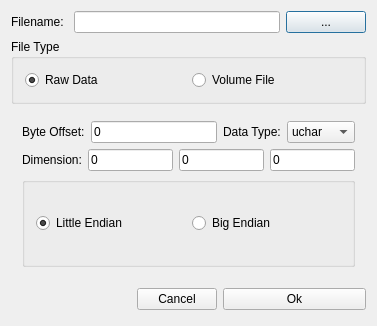
<ui version="4.0" >
 <class>ImportData</class>
 <widget class="QDialog" name="ImportData" >
  <property name="geometry" >
   <rect>
    <x>0</x>
    <y>0</y>
    <width>377</width>
    <height>326</height>
   </rect>
  </property>
  <property name="windowTitle" >
   <string>Import Data</string>
  </property>
  <layout class="QGridLayout" name="gridLayout_5" >
   <item row="0" column="0" >
    <widget class="QLabel" name="_importFileLabel" >
     <property name="text" >
      <string>Filename: </string>
     </property>
     <property name="wordWrap" >
      <bool>false</bool>
     </property>
    </widget>
   </item>
   <item row="0" column="1" colspan="3" >
    <widget class="QLineEdit" name="_importFile" />
   </item>
   <item row="0" column="4" >
    <widget class="QPushButton" name="_importFileButton" >
     <property name="text" >
      <string>...</string>
     </property>
    </widget>
   </item>
   <item row="1" column="0" colspan="5" >
    <widget class="QGroupBox" name="_fileTypeGroup" >
     <property name="title" >
      <string>File Type</string>
     </property>
     <layout class="QGridLayout" name="gridLayout_3" >
      <item row="0" column="0" >
       <widget class="QRadioButton" name="_rawDataButton" >
        <property name="text" >
         <string>Raw Data</string>
        </property>
        <property name="checked" >
         <bool>true</bool>
        </property>
       </widget>
      </item>
      <item row="0" column="1" >
       <widget class="QRadioButton" name="_volumeDataButton" >
        <property name="text" >
         <string>Volume File</string>
        </property>
        <property name="checked" >
         <bool>false</bool>
        </property>
       </widget>
      </item>
     </layout>
    </widget>
   </item>
   <item row="2" column="0" colspan="5" >
    <widget class="QStackedWidget" name="_importDataStack" >
     <property name="currentIndex" >
      <number>0</number>
     </property>
     <widget class="QWidget" name="page" >
      <layout class="QGridLayout" name="gridLayout" >
       <item row="0" column="0" >
        <widget class="QLabel" name="_offsetLabel" >
         <property name="text" >
          <string>Byte Offset:</string>
         </property>
         <property name="wordWrap" >
          <bool>false</bool>
         </property>
        </widget>
       </item>
       <item row="0" column="1" >
        <widget class="QLineEdit" name="_offset" >
         <property name="text" >
          <string>0</string>
         </property>
        </widget>
       </item>
       <item row="0" column="2" >
        <layout class="QGridLayout" >
         <item row="0" column="1" >
          <widget class="QComboBox" name="_dataType" >
           <item>
            <property name="text" >
             <string>uchar</string>
            </property>
           </item>
           <item>
            <property name="text" >
             <string>ushort</string>
            </property>
           </item>
           <item>
            <property name="text" >
             <string>uint</string>
            </property>
           </item>
           <item>
            <property name="text" >
             <string>float</string>
            </property>
           </item>
           <item>
            <property name="text" >
             <string>double</string>
            </property>
           </item>
          </widget>
         </item>
         <item row="0" column="0" >
          <widget class="QLabel" name="_dataTypeLabel" >
           <property name="text" >
            <string>Data Type:</string>
           </property>
           <property name="wordWrap" >
            <bool>false</bool>
           </property>
          </widget>
         </item>
        </layout>
       </item>
       <item row="1" column="0" colspan="3" >
        <layout class="QGridLayout" >
         <item row="0" column="3" >
          <widget class="QLineEdit" name="_dimensionY" >
           <property name="text" >
            <string>0</string>
           </property>
           <property name="readOnly" >
            <bool>false</bool>
           </property>
          </widget>
         </item>
         <item row="0" column="4" >
          <widget class="QLineEdit" name="_dimensionZ" >
           <property name="text" >
            <string>0</string>
           </property>
           <property name="readOnly" >
            <bool>false</bool>
           </property>
          </widget>
         </item>
         <item row="0" column="2" >
          <widget class="QLineEdit" name="_dimensionX" >
           <property name="text" >
            <string>0</string>
           </property>
           <property name="readOnly" >
            <bool>false</bool>
           </property>
          </widget>
         </item>
         <item row="0" column="1" >
          <widget class="QLabel" name="_dimensionLabel" >
           <property name="text" >
            <string>Dimension:</string>
           </property>
           <property name="wordWrap" >
            <bool>false</bool>
           </property>
          </widget>
         </item>
        </layout>
       </item>
       <item row="2" column="0" colspan="3" >
        <widget class="QGroupBox" name="_endianGroup" >
         <property name="title" >
          <string/>
         </property>
         <layout class="QGridLayout" name="gridLayout_4" >
          <item row="0" column="0" >
           <widget class="QRadioButton" name="_littleEndian" >
            <property name="text" >
             <string>Little Endian</string>
            </property>
            <property name="checked" >
             <bool>true</bool>
            </property>
           </widget>
          </item>
          <item row="0" column="1" >
           <widget class="QRadioButton" name="_bigEndian" >
            <property name="text" >
             <string>Big Endian</string>
            </property>
           </widget>
          </item>
         </layout>
        </widget>
       </item>
      </layout>
     </widget>
     <widget class="QWidget" name="page_2" >
      <layout class="QGridLayout" name="gridLayout_2" >
       <item row="0" column="0" colspan="2" >
        <widget class="QLabel" name="_variableLabel" >
         <property name="text" >
          <string>Variable Index:</string>
         </property>
         <property name="wordWrap" >
          <bool>false</bool>
         </property>
        </widget>
       </item>
       <item row="0" column="2" >
        <widget class="QLineEdit" name="_variable" >
         <property name="text" >
          <string>0</string>
         </property>
        </widget>
       </item>
       <item row="1" column="0" >
        <widget class="QLabel" name="_timestepLabel" >
         <property name="text" >
          <string>Timestep:</string>
         </property>
         <property name="wordWrap" >
          <bool>false</bool>
         </property>
        </widget>
       </item>
       <item row="1" column="1" colspan="2" >
        <widget class="QLineEdit" name="_timestep" >
         <property name="text" >
          <string>0</string>
         </property>
        </widget>
       </item>
      </layout>
     </widget>
    </widget>
   </item>
   <item row="3" column="0" colspan="2" >
    <spacer name="spacer3" >
     <property name="orientation" >
      <enum>Qt::Horizontal</enum>
     </property>
     <property name="sizeType" >
      <enum>QSizePolicy::Expanding</enum>
     </property>
     <property name="sizeHint" stdset="0" >
      <size>
       <width>161</width>
       <height>31</height>
      </size>
     </property>
    </spacer>
   </item>
   <item row="3" column="2" >
    <widget class="QPushButton" name="_cancel" >
     <property name="text" >
      <string>Cancel</string>
     </property>
    </widget>
   </item>
   <item row="3" column="3" colspan="2" >
    <widget class="QPushButton" name="_ok" >
     <property name="text" >
      <string>Ok</string>
     </property>
    </widget>
   </item>
  </layout>
 </widget>
 <layoutdefault spacing="6" margin="11" />
 <pixmapfunction>qPixmapFromMimeSource</pixmapfunction>
 <tabstops>
  <tabstop>_importFile</tabstop>
  <tabstop>_importFileButton</tabstop>
  <tabstop>_rawDataButton</tabstop>
  <tabstop>_offset</tabstop>
  <tabstop>_dataType</tabstop>
  <tabstop>_dimensionX</tabstop>
  <tabstop>_dimensionY</tabstop>
  <tabstop>_dimensionZ</tabstop>
  <tabstop>_variable</tabstop>
  <tabstop>_timestep</tabstop>
  <tabstop>_littleEndian</tabstop>
  <tabstop>_cancel</tabstop>
  <tabstop>_ok</tabstop>
 </tabstops>
 <resources/>
 <connections>
  <connection>
   <sender>_cancel</sender>
   <signal>clicked()</signal>
   <receiver>ImportData</receiver>
   <slot>reject()</slot>
   <hints>
    <hint type="sourcelabel" >
     <x>20</x>
     <y>20</y>
    </hint>
    <hint type="destinationlabel" >
     <x>20</x>
     <y>20</y>
    </hint>
   </hints>
  </connection>
 </connections>
</ui>
